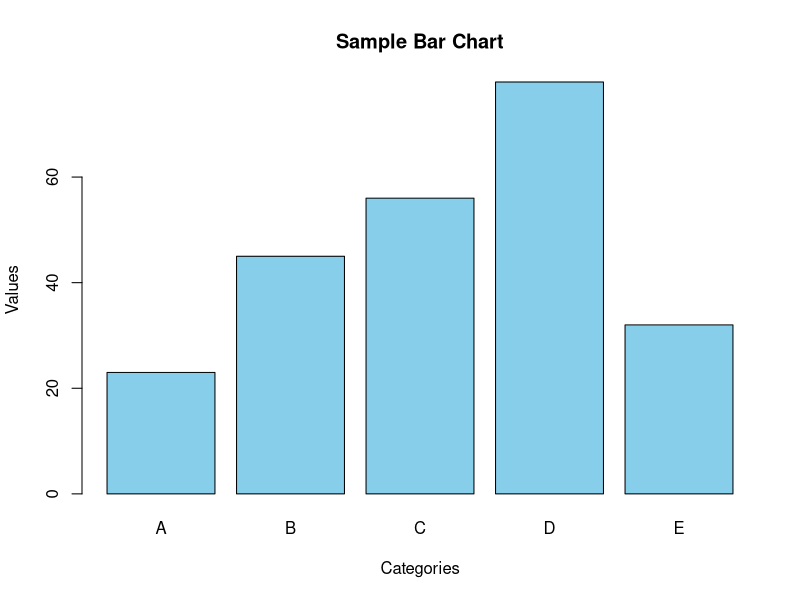

This chart was generated by the following R code:
# R script to create a bar chart

# Create sample data
categories <- c("A", "B", "C", "D", "E")
values <- c(23, 45, 56, 78, 32)

# Create the bar chart
barplot(values,
        names.arg = categories,
        main = "Sample Bar Chart",
        xlab = "Categories",
        ylab = "Values",
        col = "skyblue",
        border = "black")

# Print a message
print("Bar chart created successfully!")
